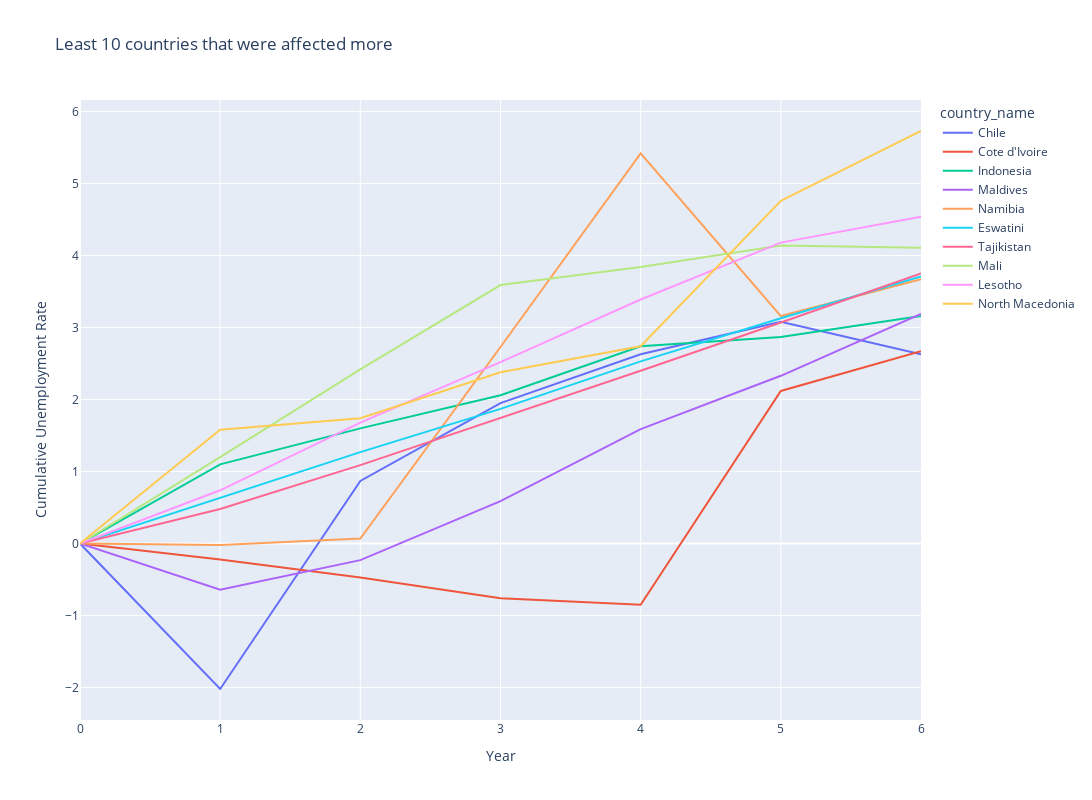

Source (notebook cell):
### Code cell
#retrieving countries through sub-regions

countries=[]
sub_regions=[]
for i in data_last_10['sub_region'].unique():
    countries.append(data_last_10[data_last_10['sub_region']==i]['country_name'])
    sub_regions.append(i)

#for i in range(len(sub_regions)):
for i in range(len(sub_regions)):
    fig = px.line(data_last10[countries[i]],title = 'Least 10 countries that were affected more',
                  labels={'index':'Year','value':'Cumulative Unemployment Rate'},
                  height=800,width=1400
                  )
    fig.show()

### Figure 1 — Plotly figure (JSON) as saved in the notebook; plotly's stock layout.template omitted (floating-point values rounded to 4 significant figures)
{"data": [{"hovertemplate": "country_name=Chile<br>Year=%{x}<br>Cumulative Unemployment Rate=%{y}<extra></extra>", "legendgroup": "Chile", "line": {"color": "#636efa", "dash": "solid"}, "marker": {"symbol": "circle"}, "mode": "lines", "name": "Chile", "orientation": "v", "showlegend": true, "type": "scatter", "x": [0, 1, 2, 3, 4, 5, 6], "xaxis": "x", "y": [0, -2.02, 0.87, 1.95, 2.63, 3.08, 2.63], "yaxis": "y"}, {"hovertemplate": "country_name=Cote d'Ivoire<br>Year=%{x}<br>Cumulative Unemployment Rate=%{y}<extra></extra>", "legendgroup": "Cote d'Ivoire", "line": {"color": "#EF553B", "dash": "solid"}, "marker": {"symbol": "circle"}, "mode": "lines", "name": "Cote d'Ivoire", "orientation": "v", "showlegend": true, "type": "scatter", "x": [0, 1, 2, 3, 4, 5, 6], "xaxis": "x", "y": [0, -0.22, -0.47, -0.76, -0.85, 2.12, 2.67], "yaxis": "y"}, {"hovertemplate": "country_name=Indonesia<br>Year=%{x}<br>Cumulative Unemployment Rate=%{y}<extra></extra>", "legendgroup": "Indonesia", "line": {"color": "#00cc96", "dash": "solid"}, "marker": {"symbol": "circle"}, "mode": "lines", "name": "Indonesia", "orientation": "v", "showlegend": true, "type": "scatter", "x": [0, 1, 2, 3, 4, 5, 6], "xaxis": "x", "y": [0, 1.1, 1.6, 2.06, 2.74, 2.87, 3.16], "yaxis": "y"}, {"hovertemplate": "country_name=Maldives<br>Year=%{x}<br>Cumulative Unemployment Rate=%{y}<extra></extra>", "legendgroup": "Maldives", "line": {"color": "#ab63fa", "dash": "solid"}, "marker": {"symbol": "circle"}, "mode": "lines", "name": "Maldives", "orientation": "v", "showlegend": true, "type": "scatter", "x": [0, 1, 2, 3, 4, 5, 6], "xaxis": "x", "y": [0, -0.64, -0.23, 0.59, 1.59, 2.33, 3.19], "yaxis": "y"}, {"hovertemplate": "country_name=Namibia<br>Year=%{x}<br>Cumulative Unemployment Rate=%{y}<extra></extra>", "legendgroup": "Namibia", "line": {"color": "#FFA15A", "dash": "solid"}, "marker": {"symbol": "circle"}, "mode": "lines", "name": "Namibia", "orientation": "v", "showlegend": true, "type": "scatter", "x": [0, 1, 2, 3, 4, 5, 6], "xaxis": "x", "y": [0, -0.02, 0.07, 2.73, 5.42, 3.16, 3.67], "yaxis": "y"}, {"hovertemplate": "country_name=Eswatini<br>Year=%{x}<br>Cumulative Unemployment Rate=%{y}<extra></extra>", "legendgroup": "Eswatini", "line": {"color": "#19d3f3", "dash": "solid"}, "marker": {"symbol": "circle"}, "mode": "lines", "name": "Eswatini", "orientation": "v", "showlegend": true, "type": "scatter", "x": [0, 1, 2, 3, 4, 5, 6], "xaxis": "x", "y": [0, 0.63, 1.27, 1.87, 2.53, 3.13, 3.71], "yaxis": "y"}, {"hovertemplate": "country_name=Tajikistan<br>Year=%{x}<br>Cumulative Unemployment Rate=%{y}<extra></extra>", "legendgroup": "Tajikistan", "line": {"color": "#FF6692", "dash": "solid"}, "marker": {"symbol": "circle"}, "mode": "lines", "name": "Tajikistan", "orientation": "v", "showlegend": true, "type": "scatter", "x": [0, 1, 2, 3, 4, 5, 6], "xaxis": "x", "y": [0, 0.48, 1.09, 1.74, 2.4, 3.07, 3.75], "yaxis": "y"}, {"hovertemplate": "country_name=Mali<br>Year=%{x}<br>Cumulative Unemployment Rate=%{y}<extra></extra>", "legendgroup": "Mali", "line": {"color": "#B6E880", "dash": "solid"}, "marker": {"symbol": "circle"}, "mode": "lines", "name": "Mali", "orientation": "v", "showlegend": true, "type": "scatter", "x": [0, 1, 2, 3, 4, 5, 6], "xaxis": "x", "y": [0, 1.2, 2.42, 3.59, 3.84, 4.14, 4.11], "yaxis": "y"}, {"hovertemplate": "country_name=Lesotho<br>Year=%{x}<br>Cumulative Unemployment Rate=%{y}<extra></extra>", "legendgroup": "Lesotho", "line": {"color": "#FF97FF", "dash": "solid"}, "marker": {"symbol": "circle"}, "mode": "lines", "name": "Lesotho", "orientation": "v", "showlegend": true, "type": "scatter", "x": [0, 1, 2, 3, 4, 5, 6], "xaxis": "x", "y": [0, 0.74, 1.68, 2.52, 3.39, 4.18, 4.54], "yaxis": "y"}, {"hovertemplate": "country_name=North Macedonia<br>Year=%{x}<br>Cumulative Unemployment Rate=%{y}<extra></extra>", "legendgroup": "North Macedonia", "line": {"color": "#FECB52", "dash": "solid"}, "marker": {"symbol": "circle"}, "mode": "lines", "name": "North Macedonia", "orientation": "v", "showlegend": true, "type": "scatter", "x": [0, 1, 2, 3, 4, 5, 6], "xaxis": "x", "y": [0, 1.58, 1.74, 2.38, 2.74, 4.76, 5.73], "yaxis": "y"}], "layout": {"height": 800, "legend": {"title": {"text": "country_name"}, "tracegroupgap": 0}, "title": {"text": "Least 10 countries that were affected more"}, "width": 1400, "xaxis": {"anchor": "y", "domain": [0, 1], "title": {"text": "Year"}}, "yaxis": {"anchor": "x", "domain": [0, 1], "title": {"text": "Cumulative Unemployment Rate"}}}}
